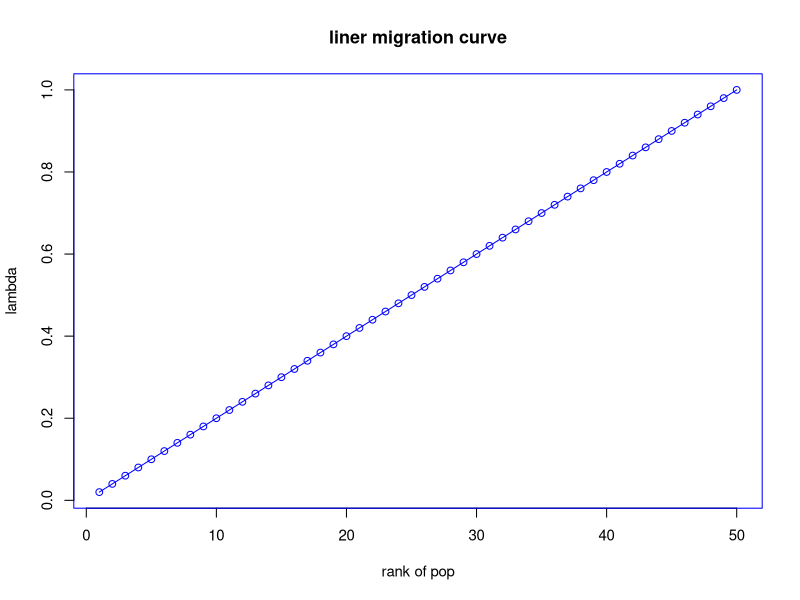
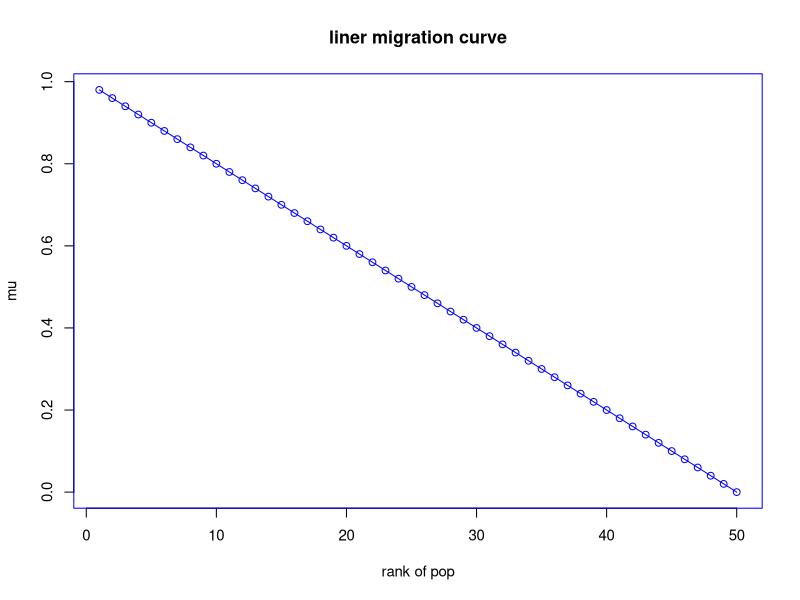

The R script that drew these images, in order:



P<-50

lambda <- rep(Inf, P)
mu <- rep(Inf, P)

for( i in 1:P ){
 
    mu[i] <- (P - i) / P # linear
  
  lambda[i] <- 1 - mu[i]
  
}

par( cex =.9, col="blue")

plot(1:P, lambda, type="o", xlab="rank of pop", ylab = "lambda", main = "liner migration curve")
plot(1:P, mu, type="o", xlab="rank of pop", ylab = "mu", main = "liner migration curve")



norm_rank <- rep(Inf, P)
for( i in 1:P ){
  
  norm_rank[i] <- (i - 1) / (P-1) # linear
}

#par( cex =.9, col="blue")
#plot(1:50, tuned_val_a, type="o", xlab="rank of pop", ylab = "lambda", main = "evolved migration curve")
#par( cex =.9, col="blue")
#plot(1:50, tuned_val_b, type="o", xlab="rank of pop", ylab = "mu", main = "evolved migration curve")